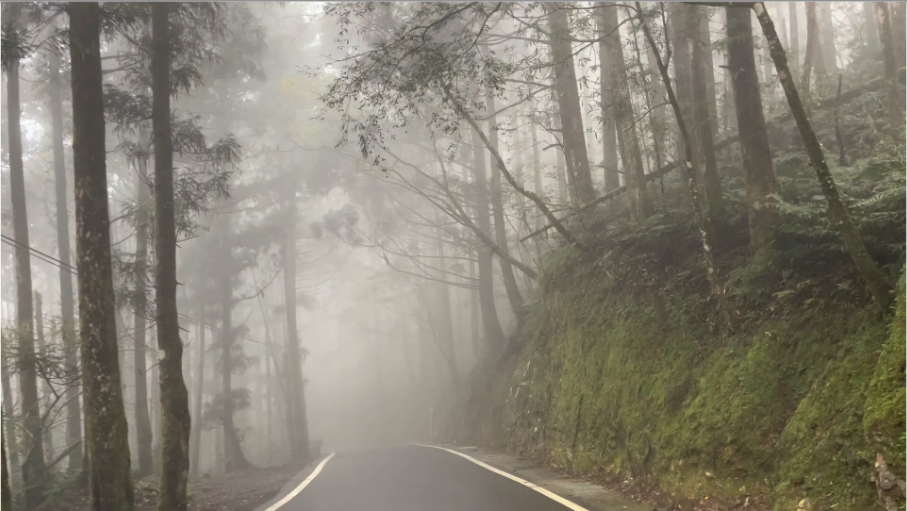
#> input picture v6_dataset/input/01_hazy.png, 907 x 511 px
$ python -i omega_predict_train.py   (imports and definitions only)
#> lines starting #> are read from the running program, lines starting #| are printed output that depends on the picture
"""
Train omega prediction: find optimal omega per image, then fit regression.
"""
import numpy as np
import cv2
import os, glob
from scipy.ndimage import minimum_filter
from PIL import Image
from skimage.metrics import peak_signal_noise_ratio as calculate_psnr

eps = 1e-6

def box_smooth(src, r=60):
    ks = 2 * r + 1
    return cv2.blur(src.astype(np.float32), (ks, ks)).astype(np.float32)

def airlight_topk(I, k=0.001, ps=15):
    dp = minimum_filter(np.min(I, axis=2), size=ps)
    n = max(1, int(I.shape[0]*I.shape[1]*k))
    fi = dp.flatten(); fI = I.reshape(-1,3)
    top = np.argpartition(fi,-n)[-n:]
    return fI[top[np.argmax(np.max(fI[top], axis=1))]]

def compute_haze_density(I, Ag, r=60):
    dc_global = minimum_filter(np.min(I, axis=2), size=15)
    Ag_max = np.max(Ag)
    haze_density = np.clip(dc_global / (Ag_max + eps), 0, 1)
    haze_smooth = box_smooth(haze_density, r=r)
    return np.clip(haze_smooth, 0, 1)

def dehaze_no_gf(I_bgr, omega_base, rgb_scale=(0.80, 0.93, 1.05), r=60, t0=0.1,
                 alpha_clear=0.30, power=3, omega_boost=0.10,
                 sat_scale=0.04, sat_power=3):
    I = cv2.cvtColor(I_bgr, cv2.COLOR_BGR2RGB).astype(np.float32)/255.0
    Ag = airlight_topk(I)
    haze_density = compute_haze_density(I, Ag, r=r)
    hsv = cv2.cvtColor(I_bgr, cv2.COLOR_BGR2HSV)
    sat = hsv[:,:,1].astype(np.float32) / 255.0
    sat_smooth = box_smooth(sat, r=r)
    J = np.zeros_like(I)
    for c, scale_c in enumerate(rgb_scale):
        omega_c = float(np.clip(omega_base * scale_c, 0.10, 0.95))
        norm_c = I[:,:,c] / (Ag[c]+eps)
        dc_c = minimum_filter(norm_c, size=15)
        omega_local = np.clip(omega_c * (1.0 + omega_boost * haze_density), 0.10, 0.95)
        t_c_raw = np.clip(1 - omega_local * dc_c, 0.05, 1.0)
        t_c_ref = box_smooth(t_c_raw, r=r)
        t_c = np.maximum(t_c_ref, t0)
        dc_smooth = box_smooth(dc_c, r=r)
        x = np.clip(1.0 - dc_smooth, 0, 1)
        clear_mod = np.clip(alpha_clear * np.power(x, power), 0, 0.5)
        haze_sat_mod = np.clip(sat_scale * np.power(1.0 - sat_smooth, sat_power), 0, 0.15)
        A_c = Ag[c] * (1.0 - clear_mod - haze_sat_mod)
        J[:,:,c] = np.clip((I[:,:,c] - A_c) / t_c + A_c, 0, 1)
    return cv2.cvtColor((J*255).astype(np.uint8), cv2.COLOR_RGB2BGR)

def extract_features(I_bgr):
    I = cv2.cvtColor(I_bgr, cv2.COLOR_BGR2RGB).astype(np.float32)/255.0
    Ag = airlight_topk(I)
    Ag_max = float(np.max(Ag))
    dc = minimum_filter(np.min(I, axis=2), size=15)
    dc_norm_mean = float(np.mean(dc / (Ag_max + eps)))

    hsv = cv2.cvtColor(I_bgr, cv2.COLOR_BGR2HSV)
    sat_mean = float(hsv[:,:,1].mean() / 255.0)
    mean_bright = float(I.mean())

    gray = cv2.cvtColor(I_bgr, cv2.COLOR_BGR2GRAY).astype(np.float32)
    dr = float(gray.max() - gray.min())
    avg_dev = float(np.mean(np.abs(gray - gray.mean())))

    # Local contrast
    diff_h = np.abs(gray[:, :-1] - gray[:, 1:])
    diff_v = np.abs(gray[:-1, :] - gray[1:, :])
    avg_local_diff = float((diff_h.sum() + diff_v.sum()) / (2 * gray.size))

    # R channel range (V5 fog score)
    r_ch = I_bgr[:,:,2].astype(np.float32)
    fog_score_v5 = float(r_ch.max() - r_ch.min())

    # Std of dark channel
    dc_std = float(np.std(dc))

    # Ag components
    ag_r, ag_g, ag_b = float(Ag[0]), float(Ag[1]), float(Ag[2])

    return {
        'dc_norm': dc_norm_mean,
        'sat': sat_mean,
        'bright': mean_bright,
        'dr': dr / 255.0,
        'avg_dev': avg_dev / 255.0,
        'local_diff': avg_local_diff / 255.0,
        'fog_v5': fog_score_v5 / 255.0,
        'dc_std': dc_std,
        'ag_max': Ag_max,
    }

# ========== Step 1: Find optimal omega for each OHaze image ==========
hazy_dir = './dataset/OHaze/hazy'
clear_dir = './dataset/OHaze/clear'
hazy_files = sorted(glob.glob(os.path.join(hazy_dir, '*.png')))

# [1 line not run here, left out]
data = []  # (features, optimal_omega, best_psnr)

# [46 lines not run here, left out]
N = len(data)
Y = np.array([d[1] for d in data])  # optimal omega

# Feature matrices for different models
feat_names_all = ['dc_norm', 'sat', 'bright', 'dr', 'avg_dev', 'local_diff', 'fog_v5', 'dc_std', 'ag_max']
X_all = np.array([[d[0][f] for f in feat_names_all] for d in data])

# Model A: dc_norm + sat + bright (3 features)
feat_a = ['dc_norm', 'sat', 'bright']
X_a = np.column_stack([np.array([d[0][f] for d in data]) for f in feat_a])
X_a1 = np.column_stack([X_a, np.ones(N)])

# Model B: dc_norm + sat + bright + dr + avg_dev (5 features)
feat_b = ['dc_norm', 'sat', 'bright', 'dr', 'avg_dev']
X_b = np.column_stack([np.array([d[0][f] for d in data]) for f in feat_b])
X_b1 = np.column_stack([X_b, np.ones(N)])

# Model C: all features
X_c1 = np.column_stack([X_all, np.ones(N)])

# Model D: dc_norm + sat + bright + quadratic terms
X_d = np.column_stack([
    X_a,
    X_a[:, 0]**2, X_a[:, 1]**2, X_a[:, 2]**2,
    X_a[:, 0]*X_a[:, 1], X_a[:, 0]*X_a[:, 2], X_a[:, 1]*X_a[:, 2],
    np.ones(N)
])

# Model E: fog_v5 only (like V5 approach)
X_e = np.column_stack([np.array([d[0]['fog_v5'] for d in data]), np.ones(N)])

models = {
    'A (dc+sat+br)': (X_a1, feat_a),
    'B (5feat)': (X_b1, feat_b),
    'C (all9)': (X_c1, feat_names_all),
    'D (quad3)': (X_d, None),
    'E (fog_v5)': (X_e, ['fog_v5']),
}

def eval_model_psnr(coeffs, X_mat, data_list):
    """Actually dehaze with predicted omega and measure PSNR"""
    psnr_sum = 0
    for i, (feats, opt_omega, opt_psnr, fname) in enumerate(data_list):
        pred_omega = float(np.clip(X_mat[i] @ coeffs, 0.20, 0.90))
        I_bgr = cv2.imread(os.path.join(hazy_dir, fname))
        G = np.array(Image.open(os.path.join(clear_dir, fname.split('_')[0] + '_clear.png')).convert('RGB'))
        J = dehaze_no_gf(I_bgr, pred_omega)
        J_rgb = cv2.cvtColor(J, cv2.COLOR_BGR2RGB)
        if J_rgb.shape != G.shape:
            G = cv2.resize(G, (J_rgb.shape[1], J_rgb.shape[0]))
        psnr_sum += calculate_psnr(G, J_rgb)
    return psnr_sum / len(data_list)

best_model_name = None
best_model_psnr = 0
best_model_coeffs = None
best_model_X = None

# [21 lines not run here, left out]

# Use model A (simple, 4 coeffs) for grid optimization since it's fastest
X_opt = X_a1  # dc_norm, sat, bright, bias
coeffs_init = np.linalg.lstsq(X_opt, Y, rcond=None)[0]
# [1 line not run here, left out]

# Perturbation search around OLS solution
best_c = coeffs_init.copy()
# [1 line that did not run here, left out]
# [23 lines not run here, left out]
REFINED_OMEGA = {
    '01_hazy.png': 0.35, '02_hazy.png': 0.45, '03_hazy.png': 0.70,
    '04_hazy.png': 0.20, '05_hazy.png': 0.85, '06_hazy.png': 0.90,
    '07_hazy.png': 0.60, '08_hazy.png': 0.85, '09_hazy.png': 0.80,
    '10_hazy.png': 0.75, '11_hazy.png': 0.65, '12_hazy.png': 0.60,
    '13_hazy.png': 0.85, '14_hazy.png': 0.60, '15_hazy.png': 0.80,
    '16_hazy.png': 0.85, '17_hazy.png': 0.75, '18_hazy.png': 0.85,
    '19_hazy.png': 0.80, '20_hazy.png': 0.85, '21_hazy.png': 0.85,
    '22_hazy.png': 0.45, '23_hazy.png': 0.65, '24_hazy.png': 0.70,
    '25_hazy.png': 0.85, '26_hazy.png': 0.65, '27_hazy.png': 0.60,
    '28_hazy.png': 0.90, '29_hazy.png': 0.80, '30_hazy.png': 0.50,
    '31_hazy.png': 0.65, '32_hazy.png': 0.45, '33_hazy.png': 0.60,
    '34_hazy.png': 0.60, '35_hazy.png': 0.75, '36_hazy.png': 0.70,
    '37_hazy.png': 0.75, '38_hazy.png': 0.70, '39_hazy.png': 0.65,
    '40_hazy.png': 0.65, '41_hazy.png': 0.50, '42_hazy.png': 0.80,
    '43_hazy.png': 0.50, '44_hazy.png': 0.50, '45_hazy.png': 0.80,
}
# [18 lines not run here, left out]

>>> import cv2
>>> picture = cv2.imread('v6_dataset/input/01_hazy.png')
#> picture is the input picture: shape (511, 907, 3); mean B, G, R 116.3, 129.4, 134.4
>>> result = extract_features(picture)
#> in extract_features, `I = cv2.cvtColor(I_bgr, cv2.COLOR_BGR2RGB).astype(np.float32)/255.0`:
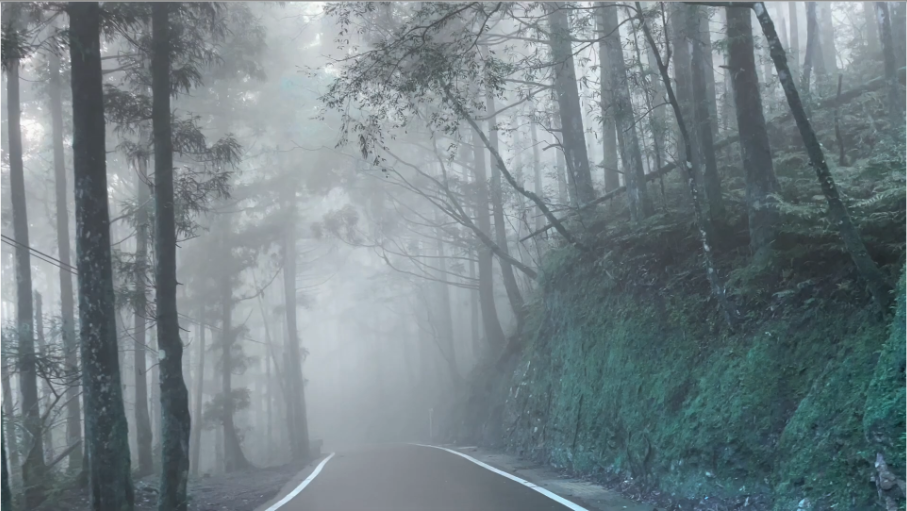
#> I: shape (511, 907, 3) float32; mean B, G, R 0.527, 0.508, 0.456
#> in airlight_topk, `dp = minimum_filter(np.min(I, axis=2), size=ps)`:
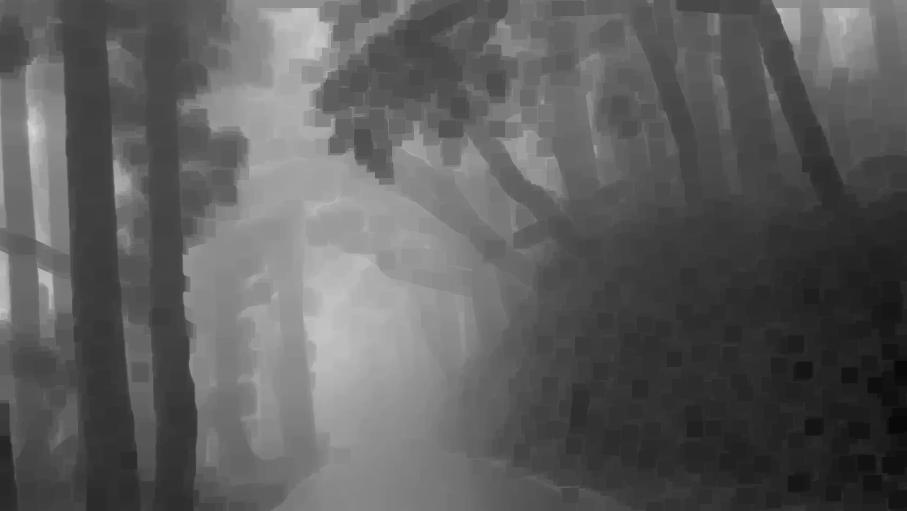
#> dp: shape (511, 907) float32; min 0.0353, max 0.851, mean 0.367
#> in airlight_topk, `top = np.argpartition(fi,-n)[-n:]`: top = 463 values, max 304173 at index 7, min 8465 at index 190, mean 87988
#> in extract_features, `Ag = airlight_topk(I)`: Ag = [0.98, 0.988, 0.984]
#> in extract_features, `Ag_max = float(np.max(Ag))`: Ag_max = 0.988
#> in extract_features, `dc_norm_mean = float(np.mean(dc / (Ag_max + eps)))`: dc_norm_mean = 0.372
#> in extract_features, `hsv = cv2.cvtColor(I_bgr, cv2.COLOR_BGR2HSV)`: hsv: shape (511, 907, 3); mean H, S, V 21, 40.2, 134.5
#> in extract_features, `sat_mean = float(hsv[:,:,1].mean() / 255.0)`: sat_mean = 0.158
#> in extract_features, `mean_bright = float(I.mean())`: mean_bright = 0.497
#> in extract_features, `gray = cv2.cvtColor(I_bgr, cv2.COLOR_BGR2GRAY).astype(np.float32)`:
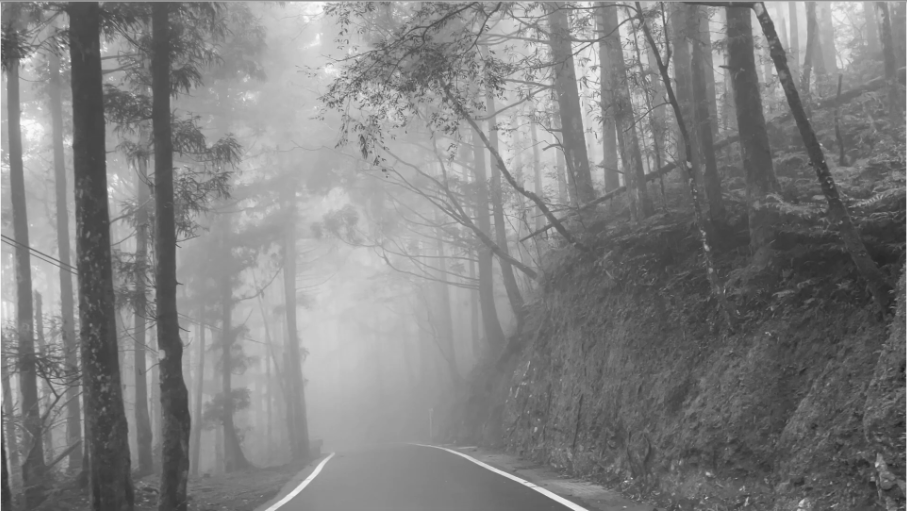
#> gray: shape (511, 907) float32; min 30, max 251, mean 129.4
#> in extract_features, `dr = float(gray.max() - gray.min())`: dr = 221
#> in extract_features, `avg_dev = float(np.mean(np.abs(gray - gray.mean())))`: avg_dev = 35.73
#> in extract_features, `diff_h = np.abs(gray[:, :-1] - gray[:, 1:])`:
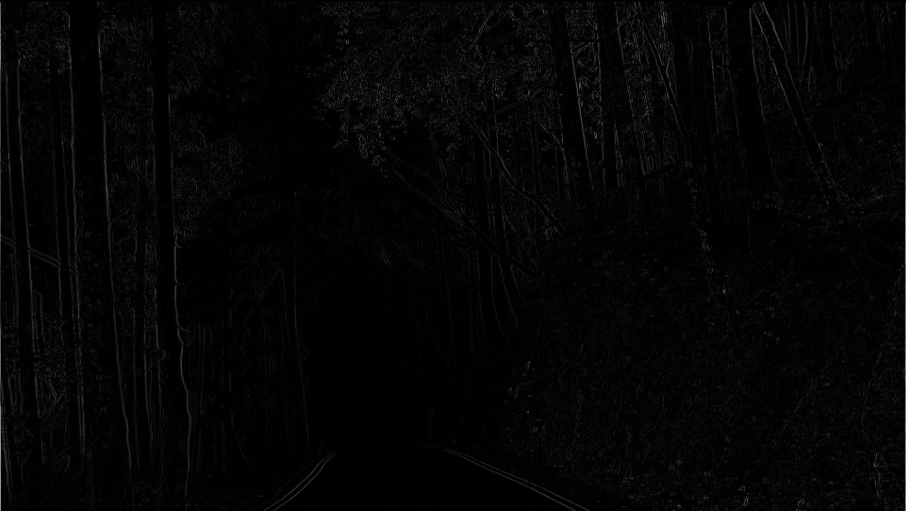
#> diff_h: shape (511, 906) float32; min 0, max 155, mean 4.6
#> in extract_features, `avg_local_diff = float((diff_h.sum() + diff_v.sum()) / (2 * gray.size))`: avg_local_diff = 4.28
#> in extract_features, `fog_score_v5 = float(r_ch.max() - r_ch.min())`: fog_score_v5 = 217
#> in extract_features, `dc_std = float(np.std(dc))`: dc_std = 0.16
#> in extract_features, `ag_r, ag_g, ag_b = float(Ag[0]), float(Ag[1]), float(Ag[2])`: ag_r = 0.98; ag_g = 0.988; ag_b = 0.984
#> result = 9 items
